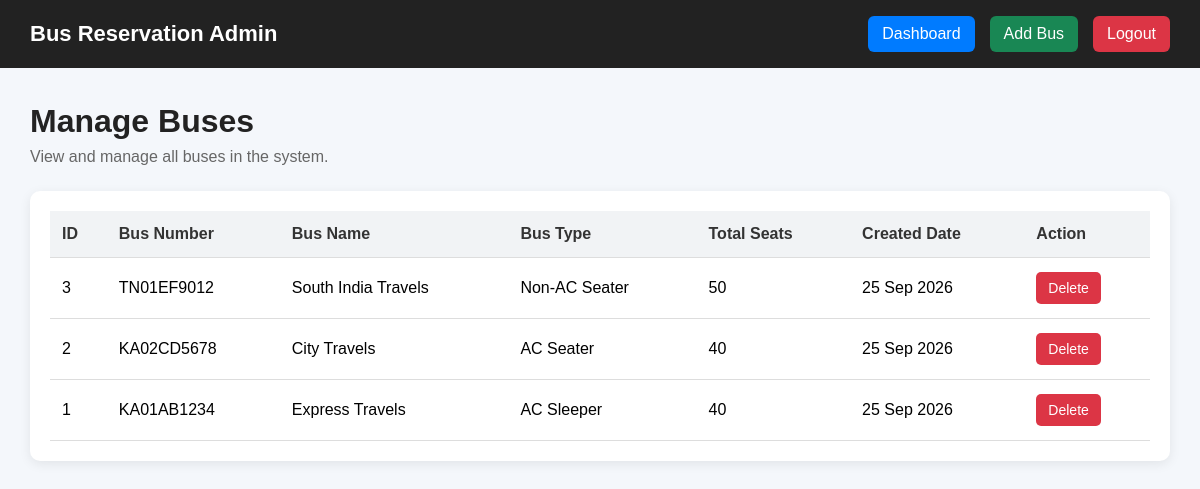
The app's page /manage_bus.php (signed in) with its own data.
### tables this page shows
CREATE TABLE IF NOT EXISTS buses (
    id INT AUTO_INCREMENT PRIMARY KEY,
    bus_number VARCHAR(50) NOT NULL UNIQUE,
    bus_name VARCHAR(100) NOT NULL,
    bus_type VARCHAR(50) NOT NULL,
    total_seats INT NOT NULL,
    created_at TIMESTAMP DEFAULT CURRENT_TIMESTAMP
);

### manage_bus.php (the view, shortened to what this page needs)
<?php
require_once "../config/db_connection.php";
$result = $conn->query(
    "SELECT id, bus_number, bus_name, bus_type, total_seats, created_at
     FROM buses
     ORDER BY id DESC"
);
?>
<!DOCTYPE html>
<html lang="en">
<head>
</head>
<body>
    <div class="navbar">
        <h2>Bus Reservation Admin</h2>
        <div class="nav-links">
            <a href="dashboard.php" class="dashboard-btn">
                Dashboard
            </a>
            <a href="add_bus.php" class="add-btn">
                Add Bus
            </a>
            <a href="logout.php" class="logout-btn">
                Logout
            </a>
        </div>
    </div>
    <div class="container">
        <div class="page-header">
            <h1>Manage Buses</h1>
            <p>
                View and manage all buses in the system.
            </p>
        </div>
        <div class="table-container">
            <?php if ($result->num_rows > 0): ?>
                <table>
                    <thead>
                        <tr>
                            <th>ID</th>
                            <th>Bus Number</th>
                            <th>Bus Name</th>
                            <th>Bus Type</th>
                            <th>Total Seats</th>
                            <th>Created Date</th>
                            <th>Action</th>
                        </tr>
                    </thead>
                    <tbody>
                        <?php while ($bus = $result->fetch_assoc()): ?>
                            <tr>
                                <td>
                                    <?php echo $bus["id"]; ?>
                                </td>
                                <td>
                                    <?php echo htmlspecialchars($bus["bus_number"]); ?>
                                </td>
                                <td>
                                    <?php echo htmlspecialchars($bus["bus_name"]); ?>
                                </td>
                                <td>
                                    <?php echo htmlspecialchars($bus["bus_type"]); ?>
                                </td>
                                <td>
                                    <?php echo $bus["total_seats"]; ?>
                                </td>
                                <td>
                                    <?php echo date(
                                        "d M Y",
                                        strtotime($bus["created_at"])
                                    ); ?>
                                </td>
                                <td>
                                    <a
                                        href="manage_bus.php?delete=<?php echo $bus["id"]; ?>"
                                        class="delete-btn"
                                        onclick="return confirm('Are you sure you want to delete this bus?');"
                                    >
                                        Delete
                                    </a>
                                </td>
                            </tr>
                        <?php endwhile; ?>
                    </tbody>
                </table>
            <?php endif; ?>
        </div>
    </div>
</body>
</html>

### manage_bus.php (style rules this page uses)
* { box-sizing: border-box; margin: 0; padding: 0; font-family: Arial, sans-serif; }
body { background: #f4f7fb; min-height: 100vh; }
.navbar { background: #222; color: white; padding: 16px 30px; display: flex; justify-content: space-between; align-items: center; }
.navbar h2 { font-size: 22px; }
.nav-links { display: flex; gap: 15px; }
.nav-links a { text-decoration: none; color: white; padding: 9px 14px; border-radius: 6px; }
.dashboard-btn { background: #007bff; }
.add-btn { background: #198754; }
.logout-btn { background: #dc3545; }
.container { width: 95%; max-width: 1200px; margin: 35px auto; }
.page-header { margin-bottom: 25px; }
.page-header h1 { color: #222; margin-bottom: 8px; }
.page-header p { color: #666; }
.table-container { background: white; padding: 20px; border-radius: 10px; box-shadow: 0 3px 12px rgba(0, 0, 0, 0.08); overflow-x: auto; }
table { width: 100%; border-collapse: collapse; min-width: 750px; }
th, td { padding: 14px 12px; text-align: left; border-bottom: 1px solid #ddd; }
th { background: #f1f3f5; color: #333; }
.delete-btn { display: inline-block; text-decoration: none; background: #dc3545; color: white; padding: 8px 12px; border-radius: 5px; font-size: 14px; }

### records on screen
buses: id "3", bus_number "TN01EF9012", bus_name "South India Travels", bus_type "Non-AC Seater", total_seats "50", created_at "25 Sep 2026"
buses: id "2", bus_number "KA02CD5678", bus_name "City Travels", bus_type "AC Seater", total_seats "40", created_at "25 Sep 2026"
buses: id "1", bus_number "KA01AB1234", bus_name "Express Travels", bus_type "AC Sleeper", total_seats "40", created_at "25 Sep 2026"
